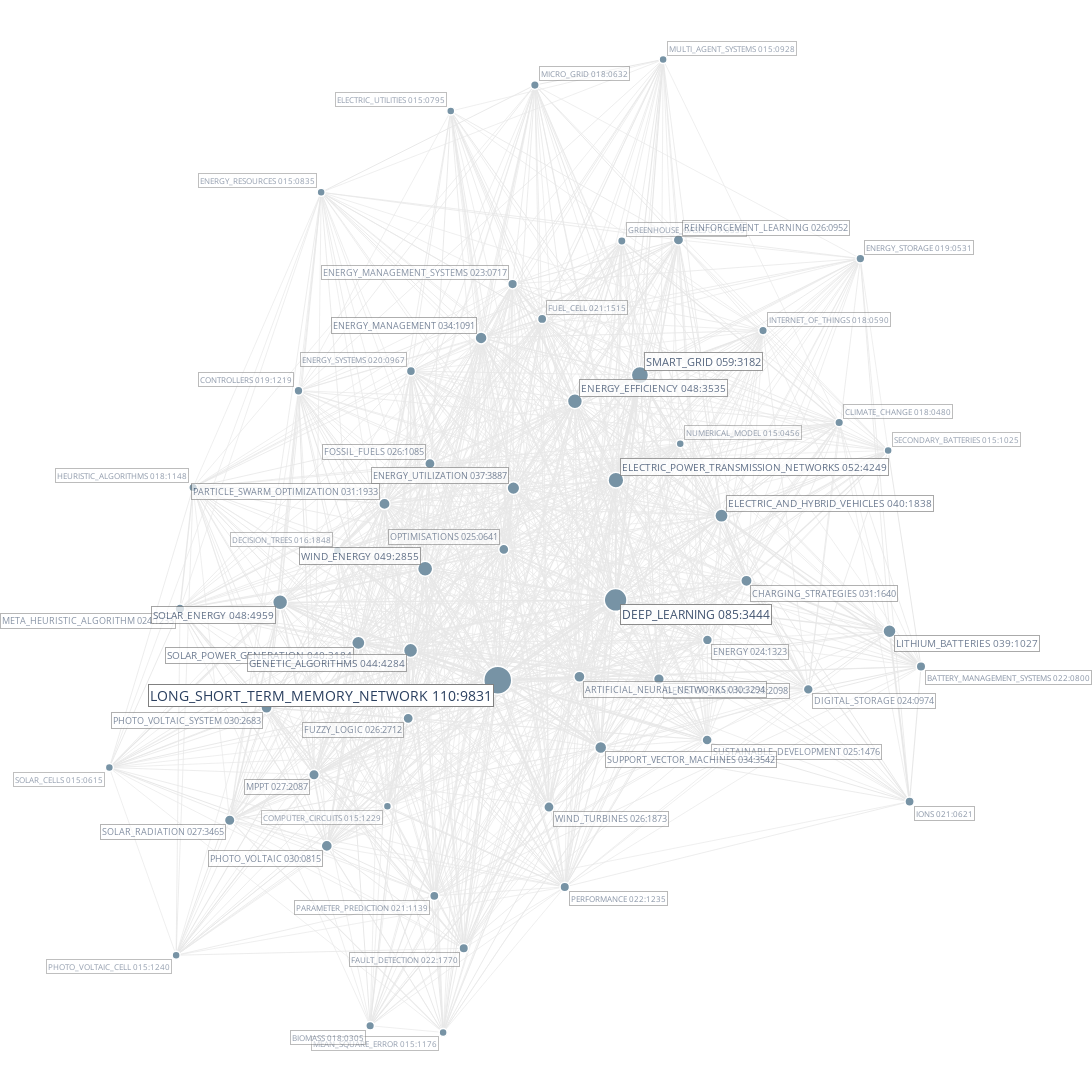

Here is the notebook cell this chart was saved with:
### Code cell
from techminer2.co_occurrence.associations.keywords import network_graph

network_graph(
    #
    # COLUMN PARAMS:
    top_n=None,
    occ_range=(15, None),
    gc_range=(None, None),
    custom_items=None,
    #
    # LAYOUT:
    nx_k=None,
    nx_iterations=20,
    nx_random_state=0,
    #
    # NODES:
    node_size_min=8,
    node_size_max=20,
    textfont_size_min=8,
    textfont_size_max=14,
    textfont_opacity_min=0.25,
    textfont_opacity_max=1.00,
    #
    # EDGES:
    edge_color="#E8E8E8",
    edge_width_min=0.7,
    edge_width_max=3.0,
    #
    # AXES:
    xaxes_range=None,
    yaxes_range=None,
    show_axes=False,
    #
    # DATABASE PARAMS:
    root_dir="./",
    database="main",
    year_filter=(None, None),
    cited_by_filter=(None, None),
).update_layout(width=1100, height=1100).show()
